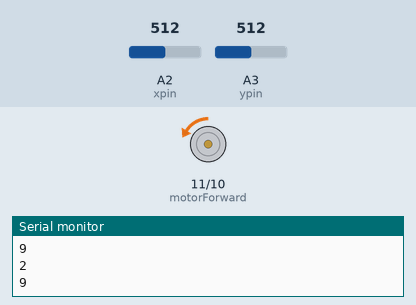
The sketch below on a simulated Arduino Uno, built with avr-gcc and run on an emulated ATmega328P. Parts: motor-driver pin pairs drawn as motors (green arrow = first pin HIGH = forward, orange = second pin HIGH = backward, longer = more drive), the last lines printed to the serial monitor. The inputs (shaded band) are chosen by the test bench; at power-on: A2 (xpin) = 512, A3 (ypin) = 512.

Above: at 1.8 s.
1.9 s: A2 (xpin) set to 716
At 2.4 s:
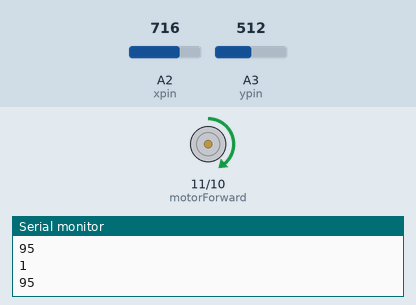
3.5 s: A2 (xpin) set to 900
At 5.2 s:
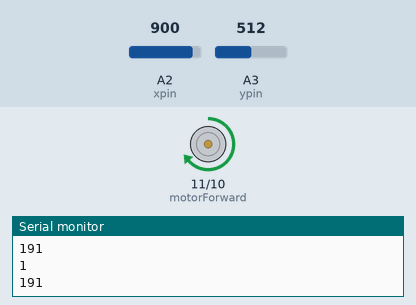
5.5 s: A2 (xpin) set to 1023
At 7.0 s:
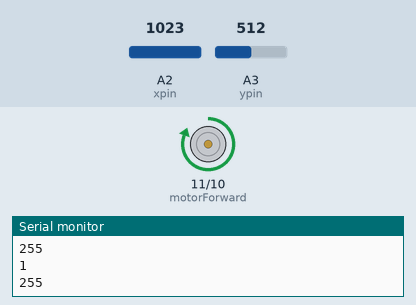
7.5 s: A2 (xpin) set to 306
At 8.6 s:
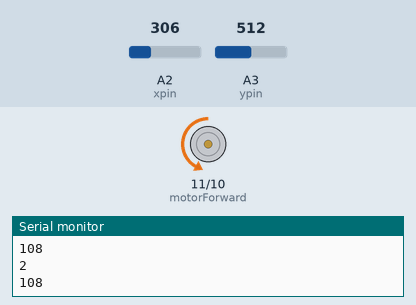
9.5 s: A2 (xpin) set to 245
At 10.3 s:
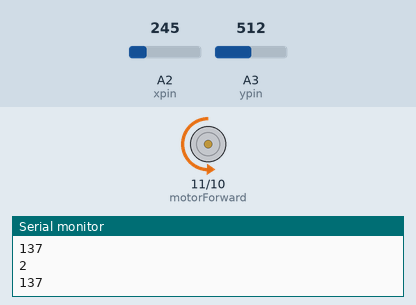
11.5 s: A2 (xpin) set to 122
At 13.3 s:
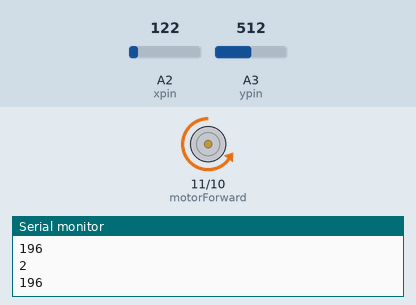
Timing chart, 0 to 14.5 s (numbered marks = the images above; inputs shaded):
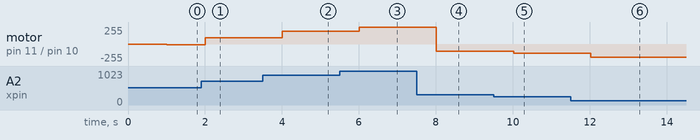

The sketch:

28_dcmotor_joystick_controll.ino
```cpp
const int motorForward = 11;  //attach to one of the pin of the motor
const int motorBackward = 10;  //attach to another pin of the the motor

const int xpin = A2;
const int ypin = A3;
const int switchPin = 8;

const int forwardButtonPin = 13;
const int backwardButtonPin = 12;
const int stopButtonPin = 7;

int state = 0;            //Record the motor state. 0:STOP  1:forward  2:reverse
int dcMotorSpeed = 128;   //Motor speed  0~255

int buttonValue;
int xpinValue;
int ypinValue;
int spinValue;

const float minJSValue = 0;
const float midJSValue = 532;
const float maxJSValue = 1023;
const float minMoterSpeed = 0;
const float maxMoterSpeed = 255;

void setup() {
  Serial.begin(9600);
  pinMode(motorForward, OUTPUT);    //initialize the motorIn1 pin as output
  pinMode(motorBackward, OUTPUT);  //initialize the motorIn2 pin as output
  pinMode(forwardButtonPin, INPUT_PULLUP);
  pinMode(backwardButtonPin, INPUT_PULLUP);
  pinMode(stopButtonPin, INPUT_PULLUP);

  pinMode(xpin, INPUT);
  pinMode(ypin, INPUT);
  pinMode(switchPin, INPUT_PULLUP);
}

void loop() {

  delay(1000);

  joystick(state, dcMotorSpeed);

  xpinValue =  analogRead(xpin);

  dcMotorSpeed = calculateSpeed(xpinValue);

  state = calculateDirection(xpinValue);

  Serial.println(state);
  Serial.println(dcMotorSpeed);
  switch (state) {
    case 0:  stopMoter();                  //motor stop
      break;
    case 1:  forwardMoter(dcMotorSpeed);   //rotate forward
      break;
    case 2:  backwardMoter(dcMotorSpeed);  //rotate backward
      break;
    default: stopMoter();                  //motor stop
      break;
  }

}


int calculateDirection(int xpinValue) {

  if (xpinValue == midJSValue) {
    state  = 0 ;
  } else if (xpinValue < midJSValue) {
    state = 2;
  } else if (xpinValue > midJSValue) {
    state = 1;
  }
  return state;
}

int calculateSpeed(int xpinValue) {

  if (xpinValue == midJSValue) {
    Serial.println("stopped ");
    stopMoter();
  } else if (xpinValue < midJSValue) {
    Serial.println("backward");
    //backward calulation
    float mappingBackWard = (maxMoterSpeed - minMoterSpeed) / (minJSValue - midJSValue);
    Serial.println(mappingBackWard);
    float speedVaue =  (mappingBackWard * xpinValue) + maxMoterSpeed;
    dcMotorSpeed = speedVaue;
  } else if (xpinValue > midJSValue) {
    Serial.println("forward");
    //forward calculation
    float mappingFoarward = (minMoterSpeed - maxMoterSpeed) / (midJSValue - maxJSValue);
    Serial.println(mappingFoarward);
    float speedVaue =  mappingFoarward * (xpinValue - maxJSValue) + maxMoterSpeed ;
    dcMotorSpeed = speedVaue;
  }
  return dcMotorSpeed;
}

void joystick(int state, int dcMotorSpeed) {
  xpinValue =  analogRead(xpin);
  ypinValue =  analogRead(ypin);
  Serial.println();
  Serial.print("value of x ");
  Serial.print(xpinValue);
  Serial.println();
  Serial.print("value of y ");
  Serial.print(ypinValue);
  Serial.println();
}


//The function to drive motor rotate clockwise
void stopMoter() {
  state = 0 ;
  analogWrite(motorBackward, 0); //set the speed of motor
  analogWrite(motorForward, 0); //set the speed of motor
}

//The function to drive motor rotate forward
void forwardMoter(int dcMotorSpeed) {
  Serial.println(state);
  Serial.println(dcMotorSpeed);
  analogWrite(motorBackward, 0);
  analogWrite(motorForward, dcMotorSpeed);
}

//The function to drive motor rotate backward
void backwardMoter(int dcMotorSpeed) {
  Serial.println(state);
  Serial.println(dcMotorSpeed);
  analogWrite(motorForward, 0);
  analogWrite(motorBackward, dcMotorSpeed);
}
```

Measured:
- after the input at 1.9 s, motor on pin 11 (motorForward) / pin 10 (motorBackward): backward 9/255 → forward 95/255 after 0.10 s
- after the input at 3.5 s, motor on pin 11 (motorForward) / pin 10 (motorBackward): forward 95/255 → forward 191/255 after 0.51 s
- after the input at 5.5 s, motor on pin 11 (motorForward) / pin 10 (motorBackward): forward 191/255 → forward 255/255 after 0.51 s
- after the input at 7.5 s, motor on pin 11 (motorForward) / pin 10 (motorBackward): forward 255/255 → backward 108/255 after 0.52 s
- after the input at 9.5 s, motor on pin 11 (motorForward) / pin 10 (motorBackward): backward 108/255 → backward 137/255 after 0.52 s
- after the input at 11.5 s, motor on pin 11 (motorForward) / pin 10 (motorBackward): backward 137/255 → backward 196/255 after 0.53 s
